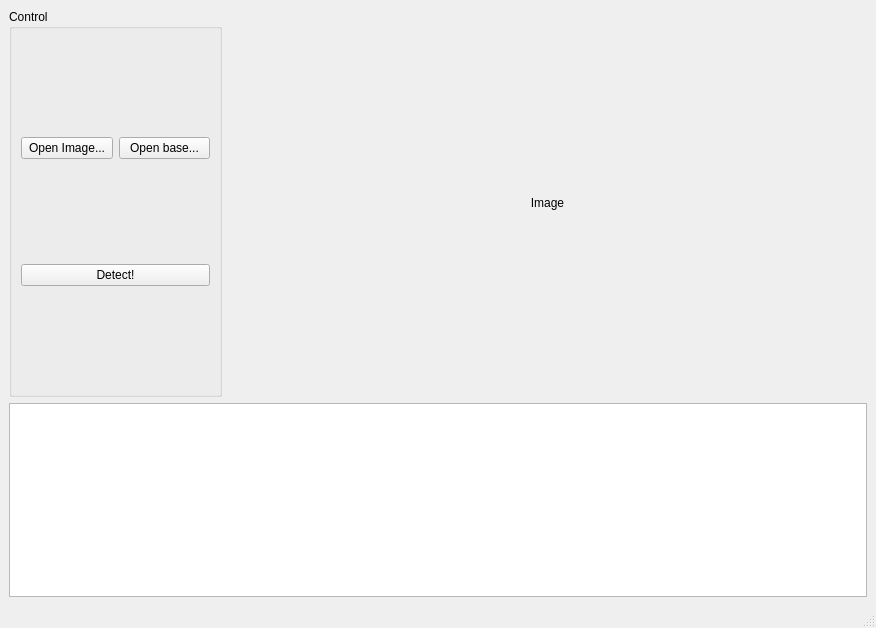
<?xml version="1.0" encoding="UTF-8"?>
<ui version="4.0">
 <class>gui_eod</class>
 <widget class="QMainWindow" name="gui_eod">
  <property name="geometry">
   <rect>
    <x>0</x>
    <y>0</y>
    <width>876</width>
    <height>628</height>
   </rect>
  </property>
  <property name="windowTitle">
   <string>gui_eod</string>
  </property>
  <widget class="QWidget" name="centralwidget">
   <layout class="QGridLayout" name="gridLayout" rowstretch="2,1" columnstretch="1,3,0">
    <item row="0" column="0">
     <widget class="QGroupBox" name="gb_control">
      <property name="title">
       <string>Control</string>
      </property>
      <layout class="QGridLayout" name="gridLayout_2" columnstretch="1,1">
       <item row="0" column="0">
        <widget class="QPushButton" name="pb_openImage">
         <property name="text">
          <string>Open Image...</string>
         </property>
        </widget>
       </item>
       <item row="0" column="1">
        <widget class="QPushButton" name="pb_openBase">
         <property name="text">
          <string>Open base...</string>
         </property>
        </widget>
       </item>
       <item row="1" column="0" colspan="2">
        <widget class="QPushButton" name="pb_detect">
         <property name="text">
          <string>Detect!</string>
         </property>
        </widget>
       </item>
      </layout>
     </widget>
    </item>
    <item row="0" column="1" colspan="2">
     <widget class="QLabel" name="l_image">
      <property name="text">
       <string>Image</string>
      </property>
      <property name="alignment">
       <set>Qt::AlignCenter</set>
      </property>
     </widget>
    </item>
    <item row="1" column="0" colspan="3">
     <widget class="QTextEdit" name="te_ob_editor"/>
    </item>
   </layout>
  </widget>
  <widget class="QMenuBar" name="menubar">
   <property name="geometry">
    <rect>
     <x>0</x>
     <y>0</y>
     <width>876</width>
     <height>22</height>
    </rect>
   </property>
  </widget>
  <widget class="QStatusBar" name="statusbar"/>
 </widget>
 <resources/>
 <connections/>
</ui>
